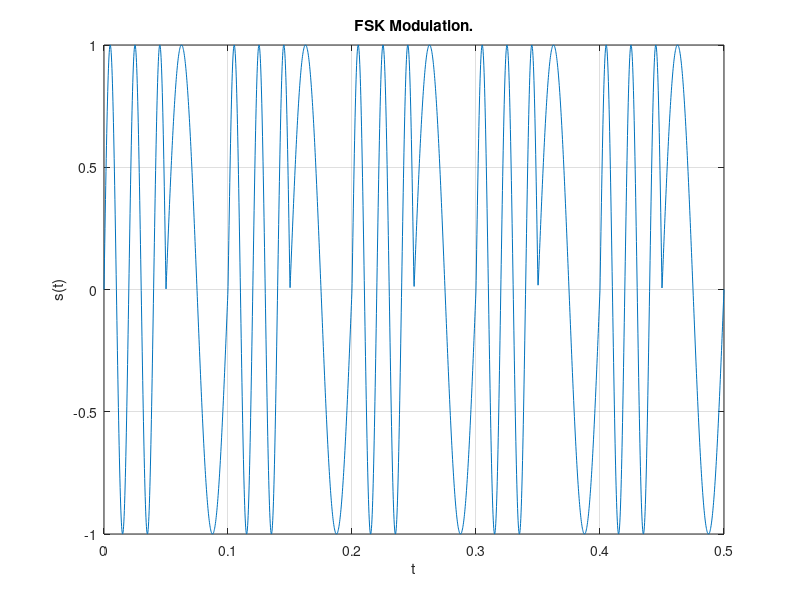

MATLAB code to generate this figure:
% Frequency Shift Keying(FSK).

clc
T = 0.5;
fs = 5000;
L = fs * T;
t = linspace(0, T, L);
m = (square(2*pi*10*t) + 1)/2;
c1 = sin(2*pi*50*t);
c2 = sin(2*pi*20*t);
s = zeros(1, L);

for i = 1:L
    if (m(i) == 1)
        s(i) = c1(i);
    else
        s(i) = c2(i);
    end
end

plot(t, s);
grid on
title('FSK Modulation.');
xlabel('t');
ylabel('s(t)');
